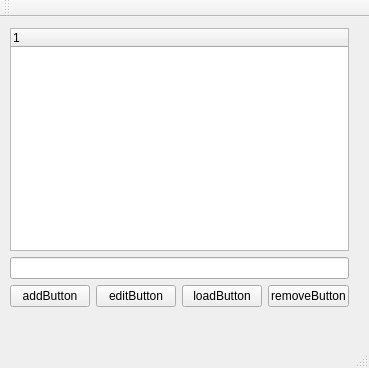
<?xml version="1.0" encoding="UTF-8"?>
<ui version="4.0">
 <class>MainWindow</class>
 <widget class="QMainWindow" name="MainWindow">
  <property name="geometry">
   <rect>
    <x>0</x>
    <y>0</y>
    <width>369</width>
    <height>368</height>
   </rect>
  </property>
  <property name="windowTitle">
   <string>MainWindow</string>
  </property>
  <widget class="QWidget" name="centralWidget">
   <widget class="QWidget" name="gridWidget" native="true">
    <property name="geometry">
     <rect>
      <x>-1</x>
      <y>0</y>
      <width>361</width>
      <height>301</height>
     </rect>
    </property>
    <layout class="QGridLayout" name="gridLayout">
     <item row="3" column="0">
      <widget class="QPushButton" name="addButton">
       <property name="text">
        <string>addButton</string>
       </property>
      </widget>
     </item>
     <item row="3" column="1">
      <widget class="QPushButton" name="editButton">
       <property name="text">
        <string>editButton</string>
       </property>
      </widget>
     </item>
     <item row="3" column="2">
      <widget class="QPushButton" name="loadButton">
       <property name="text">
        <string>loadButton</string>
       </property>
      </widget>
     </item>
     <item row="3" column="3">
      <widget class="QPushButton" name="removeButton">
       <property name="text">
        <string>removeButton</string>
       </property>
      </widget>
     </item>
     <item row="2" column="0" colspan="4">
      <widget class="QLineEdit" name="lineEdit">
       <property name="sizeIncrement">
        <size>
         <width>9</width>
         <height>3</height>
        </size>
       </property>
      </widget>
     </item>
     <item row="1" column="0" colspan="4">
      <widget class="QTreeWidget" name="treeWidget">
       <column>
        <property name="text">
         <string notr="true">1</string>
        </property>
       </column>
      </widget>
     </item>
    </layout>
   </widget>
  </widget>
  <widget class="QToolBar" name="mainToolBar">
   <attribute name="toolBarArea">
    <enum>TopToolBarArea</enum>
   </attribute>
   <attribute name="toolBarBreak">
    <bool>false</bool>
   </attribute>
  </widget>
  <widget class="QStatusBar" name="statusBar"/>
  <widget class="QMenuBar" name="menuBar">
   <property name="geometry">
    <rect>
     <x>0</x>
     <y>0</y>
     <width>369</width>
     <height>20</height>
    </rect>
   </property>
  </widget>
 </widget>
 <layoutdefault spacing="6" margin="11"/>
 <resources/>
 <connections/>
</ui>
